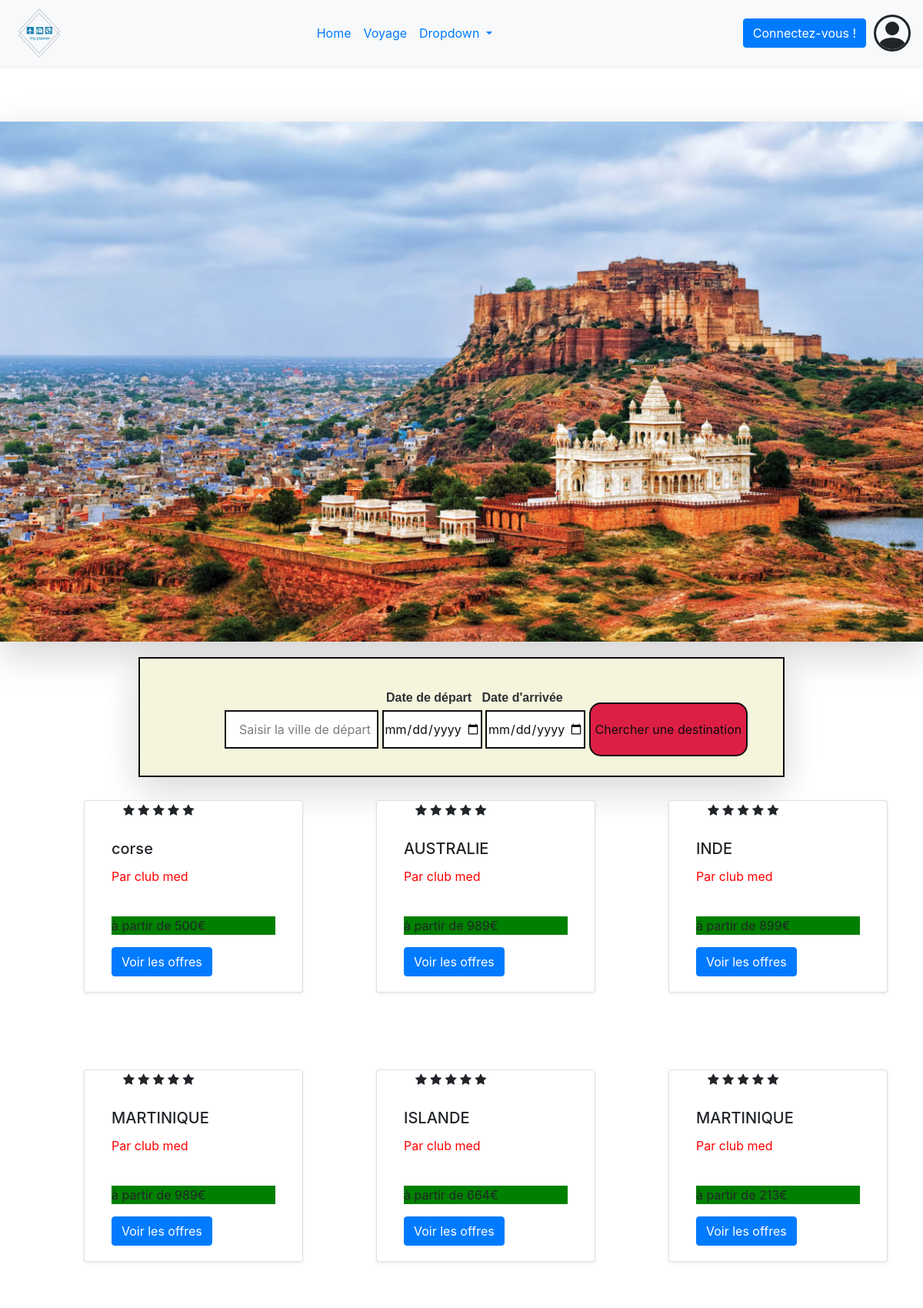
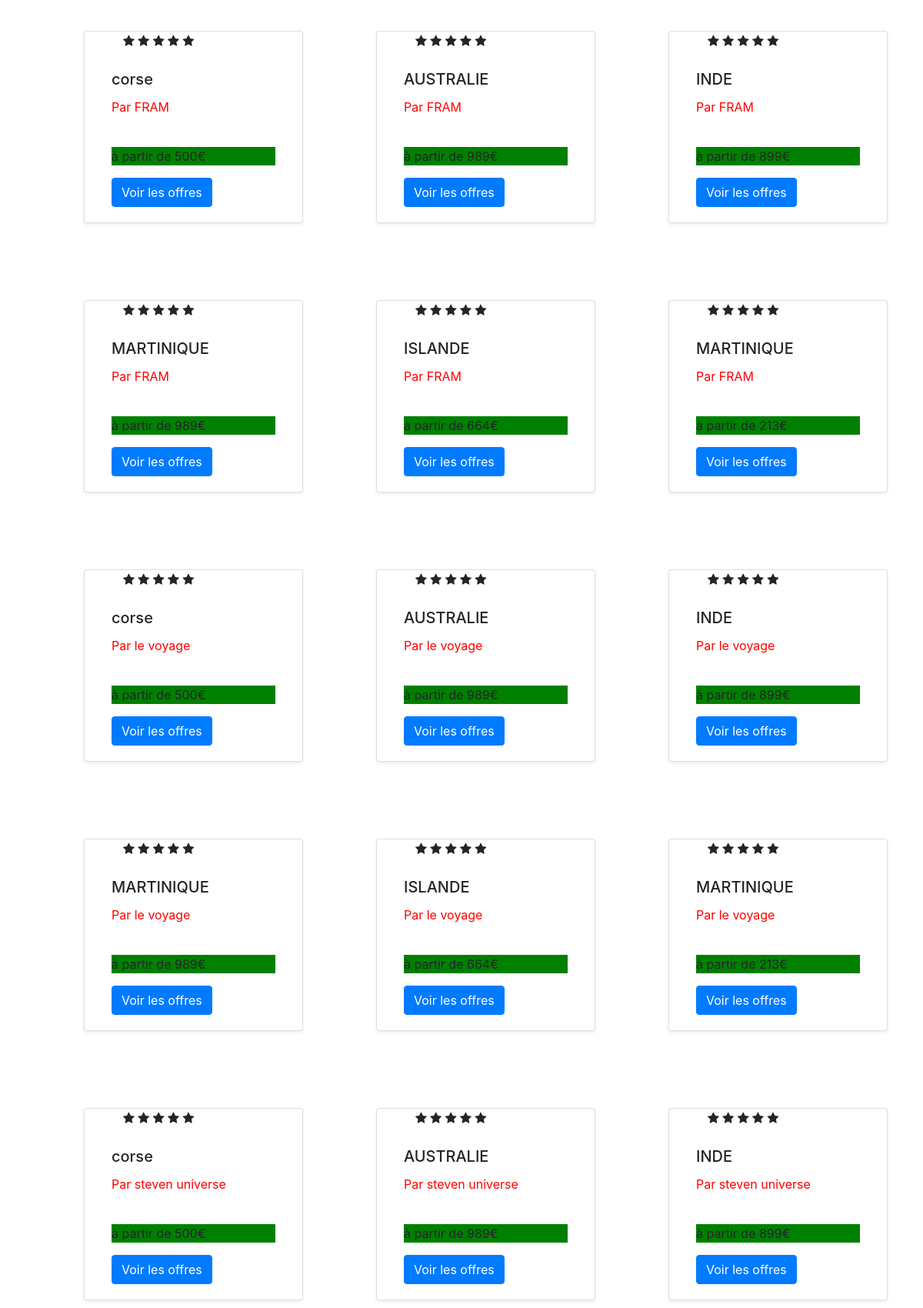
Screenshot of /view/accueil.php (upper part) with the database file from the repository (2 pictures, top to bottom).
### tables this page shows
CREATE TABLE `destinations` (
  `id` int(10) NOT NULL,
  `location` varchar(150) NOT NULL,
  `price` int(10) NOT NULL,
  `id_tour_operator` int(10) NOT NULL,
  `images` varchar(1000) NOT NULL
);

CREATE TABLE `tour_operators` (
  `id` int(10) NOT NULL,
  `name` varchar(150) NOT NULL,
  `link` varchar(255) NOT NULL
);

### view/accueil.php (the view, shortened to what this page needs)
<?php
include '../partials/head.php';
include '../partials/navbar.php';
include '../config/autoload.php';
$request = $bdd->query("SELECT * from tour_operators");
$TOs = $request->fetchAll();
$request = $bdd->query("SELECT * FROM destinations ");
$destinations = $request->fetchAll();
      ?>
<html>
<body>
<div id="carouselExampleSlidesOnly" class="carousel slide" data-ride="carousel">
  <div class="carousel-inner shadow-lg">
    <div class="carousel-item active">
      <img class="d-block w-100" src="../assets/images/india.jpg" alt="First slide">
    </div>
  </div>
</div>
<?php include '../partials/barSearch.php'; ?>
    <div class="container">
        <div class="row">
            <?php  foreach($TOs as $TO) {?>
              <?php foreach($destinations as $destination) { ?>
                <div class="firstcard card shadow-sm col-3 mr-3" data-card="cardTrip">
                    <div style="width: 120px; height: 30px; margin-left: 35px;">
                      <i class="fa fa-star fa-1x" data-index="0"></i>
                      <i class="fa fa-star fa-1x" data-index="1"></i>
                      <i class="fa fa-star fa-1x" data-index="2"></i>
                      <i class="fa fa-star fa-1x" data-index="3"></i>
                      <i class="fa fa-star fa-1x" data-index="4"></i>
                      <br><br>
                      </div>
                        <div class="card-body" style="background-color: white;">
                            <h5 class="card-title"><?=$destination['location']?></h5>
                            <p style="color: red;">Par <?=($TO['name']);?> </p>
                                <br><p style="background-color: green;">à partir de <?=($destination['price']);?>€</p>
                                <a href="fiche-produit.php?id=<?=$destination['id'];?>" class="btn btn-primary">Voir les offres</a>
                                <br>
                      </div>
                  </div>
                  <?php } } ?>
             </div>
        </div>
</body>
</html>

### assets/css/styles.css (style rules this page uses)
html, body { max-width: 100%; overflow-x: hidden; }
.carousel { width: 100%; margin: 0 auto; }
.firstcard { margin: auto; margin-top: 50px; margin-bottom: 50px; -webkit-transform: scale(1); transform: scale(1); -webkit-transition: .9s ease-in-out; transition: .9s ease-in-out; display: flex; flex-wrap: wrap; }

### rows the page displays
tour_operators: name "club med"
destinations: location "corse", id_tour_operator.name "club med", price "500"
destinations: location "AUSTRALIE", price "989", id_tour_operator.name "FRAM"
destinations: location "INDE", price "899", id_tour_operator.name "le voyage"
destinations: location "MARTINIQUE", id_tour_operator.name "club med", price "989"
destinations: location "ISLANDE", price "664"
destinations: location "MARTINIQUE", price "213", id_tour_operator.name "le voyage"
tour_operators: name "FRAM"
tour_operators: name "le voyage"
tour_operators: name "steven universe"
